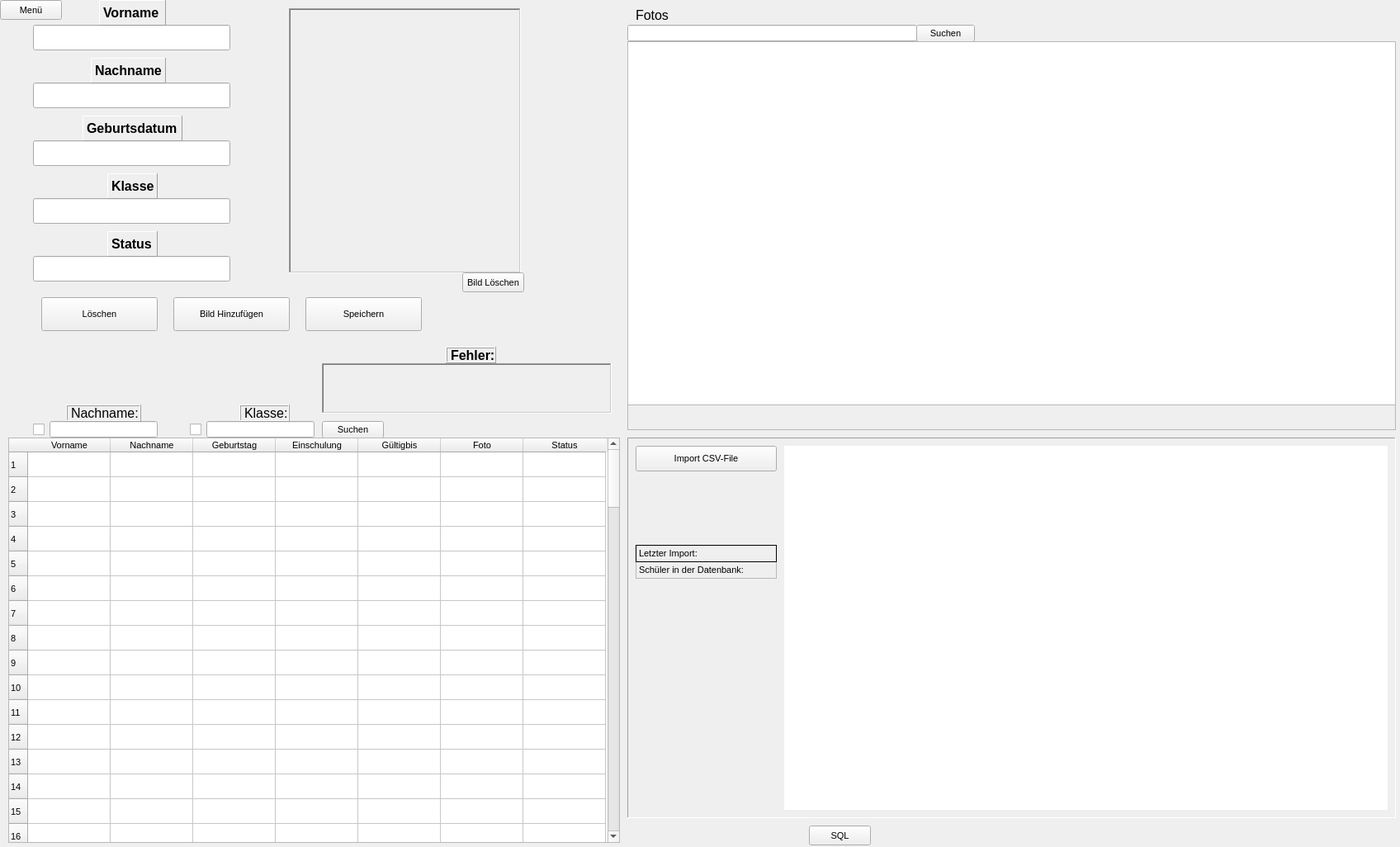
<?xml version="1.0" encoding="UTF-8"?>
<ui version="4.0">
 <class>Form</class>
 <widget class="QWidget" name="Form">
  <property name="geometry">
   <rect>
    <x>0</x>
    <y>0</y>
    <width>1696</width>
    <height>1026</height>
   </rect>
  </property>
  <property name="font">
   <font>
    <pointsize>8</pointsize>
   </font>
  </property>
  <property name="windowTitle">
   <string>Ausweis Erstellen</string>
  </property>
  <property name="layoutDirection">
   <enum>Qt::LeftToRight</enum>
  </property>
  <widget class="QPushButton" name="pushButton">
   <property name="geometry">
    <rect>
     <x>210</x>
     <y>360</y>
     <width>141</width>
     <height>41</height>
    </rect>
   </property>
   <property name="text">
    <string>Bild Hinzufügen</string>
   </property>
  </widget>
  <widget class="QPushButton" name="pushButton_2">
   <property name="geometry">
    <rect>
     <x>50</x>
     <y>360</y>
     <width>141</width>
     <height>41</height>
    </rect>
   </property>
   <property name="text">
    <string>Löschen</string>
   </property>
  </widget>
  <widget class="QPushButton" name="pushButton_3">
   <property name="geometry">
    <rect>
     <x>370</x>
     <y>360</y>
     <width>141</width>
     <height>41</height>
    </rect>
   </property>
   <property name="text">
    <string>Speichern</string>
   </property>
  </widget>
  <widget class="QLineEdit" name="lineEdit_6">
   <property name="geometry">
    <rect>
     <x>760</x>
     <y>30</y>
     <width>351</width>
     <height>20</height>
    </rect>
   </property>
   <property name="text">
    <string/>
   </property>
  </widget>
  <widget class="QLineEdit" name="lineEdit_7">
   <property name="geometry">
    <rect>
     <x>250</x>
     <y>510</y>
     <width>131</width>
     <height>20</height>
    </rect>
   </property>
  </widget>
  <widget class="QPushButton" name="pushButton_5">
   <property name="geometry">
    <rect>
     <x>390</x>
     <y>510</y>
     <width>75</width>
     <height>21</height>
    </rect>
   </property>
   <property name="maximumSize">
    <size>
     <width>16777215</width>
     <height>1677722</height>
    </size>
   </property>
   <property name="text">
    <string>Suchen</string>
   </property>
  </widget>
  <widget class="QTableWidget" name="tableWidget">
   <property name="geometry">
    <rect>
     <x>10</x>
     <y>530</y>
     <width>741</width>
     <height>491</height>
    </rect>
   </property>
   <property name="sizeAdjustPolicy">
    <enum>QAbstractScrollArea::AdjustToContents</enum>
   </property>
   <property name="editTriggers">
    <set>QAbstractItemView::NoEditTriggers</set>
   </property>
   <property name="rowCount">
    <number>100</number>
   </property>
   <property name="columnCount">
    <number>7</number>
   </property>
   <row/>
   <row/>
   <row/>
   <row/>
   <row/>
   <row/>
   <row/>
   <row/>
   <row/>
   <row/>
   <row/>
   <row/>
   <row/>
   <row/>
   <row/>
   <row/>
   <row/>
   <row/>
   <row/>
   <row/>
   <row/>
   <row/>
   <row/>
   <row/>
   <row/>
   <row/>
   <row/>
   <row/>
   <row/>
   <row/>
   <row/>
   <row/>
   <row/>
   <row/>
   <row/>
   <row/>
   <row/>
   <row/>
   <row/>
   <row/>
   <row/>
   <row/>
   <row/>
   <row/>
   <row/>
   <row/>
   <row/>
   <row/>
   <row/>
   <row/>
   <row/>
   <row/>
   <row/>
   <row/>
   <row/>
   <row/>
   <row/>
   <row/>
   <row/>
   <row/>
   <row/>
   <row/>
   <row/>
   <row/>
   <row/>
   <row/>
   <row/>
   <row/>
   <row/>
   <row/>
   <row/>
   <row/>
   <row/>
   <row/>
   <row/>
   <row/>
   <row/>
   <row/>
   <row/>
   <row/>
   <row/>
   <row/>
   <row/>
   <row/>
   <row/>
   <row/>
   <row/>
   <row/>
   <row/>
   <row/>
   <row/>
   <row/>
   <row/>
   <row/>
   <row/>
   <row/>
   <row/>
   <row/>
   <row/>
   <row/>
   <column>
    <property name="text">
     <string>Vorname</string>
    </property>
   </column>
   <column>
    <property name="text">
     <string>Nachname</string>
    </property>
   </column>
   <column>
    <property name="text">
     <string>Geburtstag</string>
    </property>
   </column>
   <column>
    <property name="text">
     <string>Einschulung</string>
    </property>
   </column>
   <column>
    <property name="text">
     <string>Gültigbis</string>
    </property>
   </column>
   <column>
    <property name="text">
     <string>Foto</string>
    </property>
   </column>
   <column>
    <property name="text">
     <string>Status</string>
    </property>
   </column>
  </widget>
  <widget class="QPushButton" name="pushButton_6">
   <property name="geometry">
    <rect>
     <x>1110</x>
     <y>30</y>
     <width>71</width>
     <height>21</height>
    </rect>
   </property>
   <property name="text">
    <string>Suchen</string>
   </property>
  </widget>
  <widget class="QTreeView" name="treeView">
   <property name="geometry">
    <rect>
     <x>760</x>
     <y>50</y>
     <width>931</width>
     <height>441</height>
    </rect>
   </property>
   <property name="cursor" stdset="0">
    <cursorShape>PointingHandCursor</cursorShape>
   </property>
  </widget>
  <widget class="QLabel" name="label_9">
   <property name="geometry">
    <rect>
     <x>770</x>
     <y>10</y>
     <width>81</width>
     <height>16</height>
    </rect>
   </property>
   <property name="font">
    <font>
     <pointsize>12</pointsize>
    </font>
   </property>
   <property name="text">
    <string>Fotos</string>
   </property>
  </widget>
  <widget class="QCheckBox" name="checkBox">
   <property name="geometry">
    <rect>
     <x>230</x>
     <y>510</y>
     <width>20</width>
     <height>20</height>
    </rect>
   </property>
   <property name="font">
    <font>
     <pointsize>12</pointsize>
    </font>
   </property>
   <property name="text">
    <string/>
   </property>
  </widget>
  <widget class="QLineEdit" name="lineEdit_8">
   <property name="geometry">
    <rect>
     <x>60</x>
     <y>510</y>
     <width>131</width>
     <height>20</height>
    </rect>
   </property>
  </widget>
  <widget class="QCheckBox" name="checkBox_2">
   <property name="geometry">
    <rect>
     <x>40</x>
     <y>510</y>
     <width>20</width>
     <height>20</height>
    </rect>
   </property>
   <property name="font">
    <font>
     <pointsize>12</pointsize>
    </font>
   </property>
   <property name="text">
    <string/>
   </property>
  </widget>
  <widget class="QLabel" name="label_10">
   <property name="geometry">
    <rect>
     <x>80</x>
     <y>490</y>
     <width>91</width>
     <height>21</height>
    </rect>
   </property>
   <property name="font">
    <font>
     <pointsize>12</pointsize>
    </font>
   </property>
   <property name="frameShape">
    <enum>QFrame::Box</enum>
   </property>
   <property name="frameShadow">
    <enum>QFrame::Raised</enum>
   </property>
   <property name="text">
    <string>Nachname:</string>
   </property>
  </widget>
  <widget class="QLabel" name="label_11">
   <property name="geometry">
    <rect>
     <x>290</x>
     <y>490</y>
     <width>61</width>
     <height>21</height>
    </rect>
   </property>
   <property name="font">
    <font>
     <pointsize>12</pointsize>
    </font>
   </property>
   <property name="frameShape">
    <enum>QFrame::Box</enum>
   </property>
   <property name="frameShadow">
    <enum>QFrame::Raised</enum>
   </property>
   <property name="text">
    <string>Klasse:</string>
   </property>
  </widget>
  <widget class="QLabel" name="label_6">
   <property name="geometry">
    <rect>
     <x>390</x>
     <y>440</y>
     <width>351</width>
     <height>61</height>
    </rect>
   </property>
   <property name="styleSheet">
    <string notr="true">label_6 {
rgb(255, 0, 0)
}</string>
   </property>
   <property name="frameShape">
    <enum>QFrame::WinPanel</enum>
   </property>
   <property name="frameShadow">
    <enum>QFrame::Sunken</enum>
   </property>
   <property name="lineWidth">
    <number>0</number>
   </property>
   <property name="text">
    <string/>
   </property>
  </widget>
  <widget class="QLineEdit" name="lineEdit">
   <property name="geometry">
    <rect>
     <x>40</x>
     <y>30</y>
     <width>239</width>
     <height>31</height>
    </rect>
   </property>
   <property name="font">
    <font>
     <pointsize>12</pointsize>
     <italic>false</italic>
     <bold>true</bold>
     <stylestrategy>PreferDefault</stylestrategy>
     <kerning>false</kerning>
    </font>
   </property>
   <property name="autoFillBackground">
    <bool>false</bool>
   </property>
   <property name="inputMethodHints">
    <set>Qt::ImhNone</set>
   </property>
   <property name="inputMask">
    <string/>
   </property>
   <property name="text">
    <string/>
   </property>
   <property name="maxLength">
    <number>100</number>
   </property>
   <property name="placeholderText">
    <string/>
   </property>
   <property name="clearButtonEnabled">
    <bool>false</bool>
   </property>
  </widget>
  <widget class="QLineEdit" name="lineEdit_2">
   <property name="geometry">
    <rect>
     <x>40</x>
     <y>100</y>
     <width>239</width>
     <height>31</height>
    </rect>
   </property>
   <property name="font">
    <font>
     <pointsize>12</pointsize>
     <italic>false</italic>
     <bold>true</bold>
     <kerning>false</kerning>
    </font>
   </property>
   <property name="text">
    <string/>
   </property>
   <property name="maxLength">
    <number>100</number>
   </property>
  </widget>
  <widget class="QLineEdit" name="lineEdit_3">
   <property name="enabled">
    <bool>true</bool>
   </property>
   <property name="geometry">
    <rect>
     <x>40</x>
     <y>170</y>
     <width>239</width>
     <height>31</height>
    </rect>
   </property>
   <property name="font">
    <font>
     <pointsize>12</pointsize>
     <italic>false</italic>
     <bold>true</bold>
     <kerning>false</kerning>
    </font>
   </property>
   <property name="text">
    <string/>
   </property>
   <property name="maxLength">
    <number>100</number>
   </property>
  </widget>
  <widget class="QLineEdit" name="lineEdit_4">
   <property name="geometry">
    <rect>
     <x>40</x>
     <y>240</y>
     <width>239</width>
     <height>31</height>
    </rect>
   </property>
   <property name="font">
    <font>
     <pointsize>12</pointsize>
     <italic>false</italic>
     <bold>true</bold>
    </font>
   </property>
   <property name="text">
    <string/>
   </property>
   <property name="maxLength">
    <number>100</number>
   </property>
  </widget>
  <widget class="QLineEdit" name="lineEdit_5">
   <property name="geometry">
    <rect>
     <x>40</x>
     <y>310</y>
     <width>239</width>
     <height>31</height>
    </rect>
   </property>
   <property name="font">
    <font>
     <pointsize>12</pointsize>
     <italic>false</italic>
     <bold>true</bold>
    </font>
   </property>
   <property name="text">
    <string/>
   </property>
  </widget>
  <widget class="QLabel" name="label">
   <property name="geometry">
    <rect>
     <x>120</x>
     <y>0</y>
     <width>81</width>
     <height>31</height>
    </rect>
   </property>
   <property name="font">
    <font>
     <pointsize>12</pointsize>
     <bold>true</bold>
    </font>
   </property>
   <property name="frameShape">
    <enum>QFrame::Panel</enum>
   </property>
   <property name="frameShadow">
    <enum>QFrame::Raised</enum>
   </property>
   <property name="text">
    <string>Vorname</string>
   </property>
  </widget>
  <widget class="QLabel" name="label_2">
   <property name="geometry">
    <rect>
     <x>110</x>
     <y>70</y>
     <width>91</width>
     <height>31</height>
    </rect>
   </property>
   <property name="font">
    <font>
     <pointsize>12</pointsize>
     <bold>true</bold>
    </font>
   </property>
   <property name="frameShape">
    <enum>QFrame::Panel</enum>
   </property>
   <property name="frameShadow">
    <enum>QFrame::Raised</enum>
   </property>
   <property name="text">
    <string>Nachname</string>
   </property>
  </widget>
  <widget class="QLabel" name="label_3">
   <property name="geometry">
    <rect>
     <x>100</x>
     <y>140</y>
     <width>121</width>
     <height>31</height>
    </rect>
   </property>
   <property name="font">
    <font>
     <pointsize>12</pointsize>
     <bold>true</bold>
    </font>
   </property>
   <property name="frameShape">
    <enum>QFrame::Panel</enum>
   </property>
   <property name="frameShadow">
    <enum>QFrame::Raised</enum>
   </property>
   <property name="text">
    <string>Geburtsdatum</string>
   </property>
  </widget>
  <widget class="QLabel" name="label_4">
   <property name="geometry">
    <rect>
     <x>130</x>
     <y>210</y>
     <width>61</width>
     <height>31</height>
    </rect>
   </property>
   <property name="font">
    <font>
     <pointsize>12</pointsize>
     <bold>true</bold>
    </font>
   </property>
   <property name="frameShape">
    <enum>QFrame::Panel</enum>
   </property>
   <property name="frameShadow">
    <enum>QFrame::Raised</enum>
   </property>
   <property name="text">
    <string>Klasse</string>
   </property>
  </widget>
  <widget class="QLabel" name="label_5">
   <property name="geometry">
    <rect>
     <x>130</x>
     <y>280</y>
     <width>61</width>
     <height>31</height>
    </rect>
   </property>
   <property name="font">
    <font>
     <pointsize>12</pointsize>
     <bold>true</bold>
    </font>
   </property>
   <property name="frameShape">
    <enum>QFrame::Panel</enum>
   </property>
   <property name="frameShadow">
    <enum>QFrame::Raised</enum>
   </property>
   <property name="text">
    <string>Status</string>
   </property>
  </widget>
  <widget class="QLabel" name="label_7">
   <property name="geometry">
    <rect>
     <x>350</x>
     <y>10</y>
     <width>281</width>
     <height>321</height>
    </rect>
   </property>
   <property name="sizePolicy">
    <sizepolicy hsizetype="Fixed" vsizetype="Fixed">
     <horstretch>0</horstretch>
     <verstretch>0</verstretch>
    </sizepolicy>
   </property>
   <property name="font">
    <font>
     <pointsize>8</pointsize>
     <stylestrategy>PreferDefault</stylestrategy>
    </font>
   </property>
   <property name="focusPolicy">
    <enum>Qt::NoFocus</enum>
   </property>
   <property name="acceptDrops">
    <bool>false</bool>
   </property>
   <property name="frameShape">
    <enum>QFrame::WinPanel</enum>
   </property>
   <property name="frameShadow">
    <enum>QFrame::Sunken</enum>
   </property>
   <property name="lineWidth">
    <number>0</number>
   </property>
   <property name="text">
    <string/>
   </property>
  </widget>
  <widget class="QLabel" name="label_13">
   <property name="geometry">
    <rect>
     <x>540</x>
     <y>420</y>
     <width>61</width>
     <height>20</height>
    </rect>
   </property>
   <property name="font">
    <font>
     <pointsize>12</pointsize>
     <bold>true</bold>
    </font>
   </property>
   <property name="frameShape">
    <enum>QFrame::Box</enum>
   </property>
   <property name="frameShadow">
    <enum>QFrame::Raised</enum>
   </property>
   <property name="text">
    <string>Fehler:</string>
   </property>
  </widget>
  <widget class="QLabel" name="label_12">
   <property name="geometry">
    <rect>
     <x>400</x>
     <y>460</y>
     <width>331</width>
     <height>16</height>
    </rect>
   </property>
   <property name="font">
    <font>
     <pointsize>10</pointsize>
     <underline>true</underline>
    </font>
   </property>
   <property name="text">
    <string/>
   </property>
   <property name="textFormat">
    <enum>Qt::AutoText</enum>
   </property>
  </widget>
  <widget class="QPushButton" name="pushButton_7">
   <property name="geometry">
    <rect>
     <x>560</x>
     <y>330</y>
     <width>75</width>
     <height>24</height>
    </rect>
   </property>
   <property name="text">
    <string>Bild Löschen</string>
   </property>
  </widget>
  <widget class="QPushButton" name="pushButton_8">
   <property name="geometry">
    <rect>
     <x>0</x>
     <y>0</y>
     <width>75</width>
     <height>24</height>
    </rect>
   </property>
   <property name="text">
    <string>Menü</string>
   </property>
  </widget>
  <widget class="QLabel" name="label_14">
   <property name="geometry">
    <rect>
     <x>760</x>
     <y>490</y>
     <width>931</width>
     <height>31</height>
    </rect>
   </property>
   <property name="frameShape">
    <enum>QFrame::StyledPanel</enum>
   </property>
   <property name="text">
    <string/>
   </property>
  </widget>
  <widget class="QPushButton" name="pushButton_9">
   <property name="geometry">
    <rect>
     <x>1790</x>
     <y>1030</y>
     <width>121</width>
     <height>41</height>
    </rect>
   </property>
   <property name="text">
    <string>Beenden</string>
   </property>
  </widget>
  <widget class="QLabel" name="label_15">
   <property name="geometry">
    <rect>
     <x>770</x>
     <y>680</y>
     <width>171</width>
     <height>21</height>
    </rect>
   </property>
   <property name="frameShape">
    <enum>QFrame::StyledPanel</enum>
   </property>
   <property name="text">
    <string>Schüler in der Datenbank:</string>
   </property>
  </widget>
  <widget class="QPushButton" name="pushButton_10">
   <property name="geometry">
    <rect>
     <x>980</x>
     <y>1000</y>
     <width>75</width>
     <height>24</height>
    </rect>
   </property>
   <property name="text">
    <string>SQL</string>
   </property>
  </widget>
  <widget class="QLabel" name="label_8">
   <property name="geometry">
    <rect>
     <x>760</x>
     <y>530</y>
     <width>931</width>
     <height>461</height>
    </rect>
   </property>
   <property name="frameShape">
    <enum>QFrame::Panel</enum>
   </property>
   <property name="frameShadow">
    <enum>QFrame::Sunken</enum>
   </property>
   <property name="text">
    <string/>
   </property>
   <property name="indent">
    <number>-5</number>
   </property>
  </widget>
  <widget class="QPushButton" name="pushButton_4">
   <property name="geometry">
    <rect>
     <x>770</x>
     <y>540</y>
     <width>171</width>
     <height>31</height>
    </rect>
   </property>
   <property name="text">
    <string>Import CSV-File</string>
   </property>
  </widget>
  <widget class="QLabel" name="label_16">
   <property name="geometry">
    <rect>
     <x>770</x>
     <y>660</y>
     <width>171</width>
     <height>21</height>
    </rect>
   </property>
   <property name="frameShape">
    <enum>QFrame::Box</enum>
   </property>
   <property name="text">
    <string>Letzter Import:</string>
   </property>
  </widget>
  <widget class="QListWidget" name="listWidget">
   <property name="geometry">
    <rect>
     <x>950</x>
     <y>540</y>
     <width>731</width>
     <height>441</height>
    </rect>
   </property>
   <property name="acceptDrops">
    <bool>true</bool>
   </property>
   <property name="frameShape">
    <enum>QFrame::NoFrame</enum>
   </property>
   <property name="flow">
    <enum>QListView::TopToBottom</enum>
   </property>
   <property name="viewMode">
    <enum>QListView::ListMode</enum>
   </property>
  </widget>
 </widget>
 <resources/>
 <connections/>
</ui>
